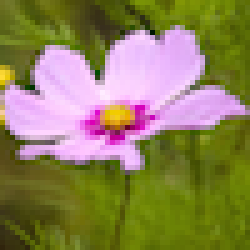
#> input picture flower.png, 50 x 50 px, found by its file name (shown 5 times larger); the run also reads 1 picture not shown here
$ jupyter execute 3.ipynb
#> lines starting #> are read from the running program, lines starting #| are printed output that depends on the picture; pictures that were not available may be replaced by others from this repository, and a replacement may not be noted
[cell 1]
import cvxpy as cp
import numpy as np
import cv2
import matplotlib.pyplot as plt

def load_images(original_image_path, grayscale_image_path, known_colors_image_path):
    """Load the original, grayscale, and known colors images."""
#> called with original_image_path = 'flower.png', grayscale_image_path = 'grayscale_image.png', known_colors_image_path = 'known_colors_image_750.png'
    original_image = cv2.imread(original_image_path) / 255.0  # Normalize to [0, 1]
    gray_image = cv2.imread(grayscale_image_path, cv2.IMREAD_GRAYSCALE) / 255.0  # Normalize to [0, 1]
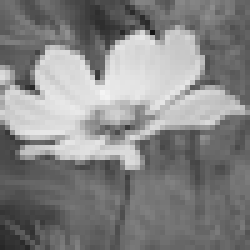
#> gray_image: shape (50, 50) float64 (shown 5 times larger); min 0.0824, max 0.957, mean 0.52
    known_colors_image = cv2.imread(known_colors_image_path) / 255.0  # Normalize to [0, 1]
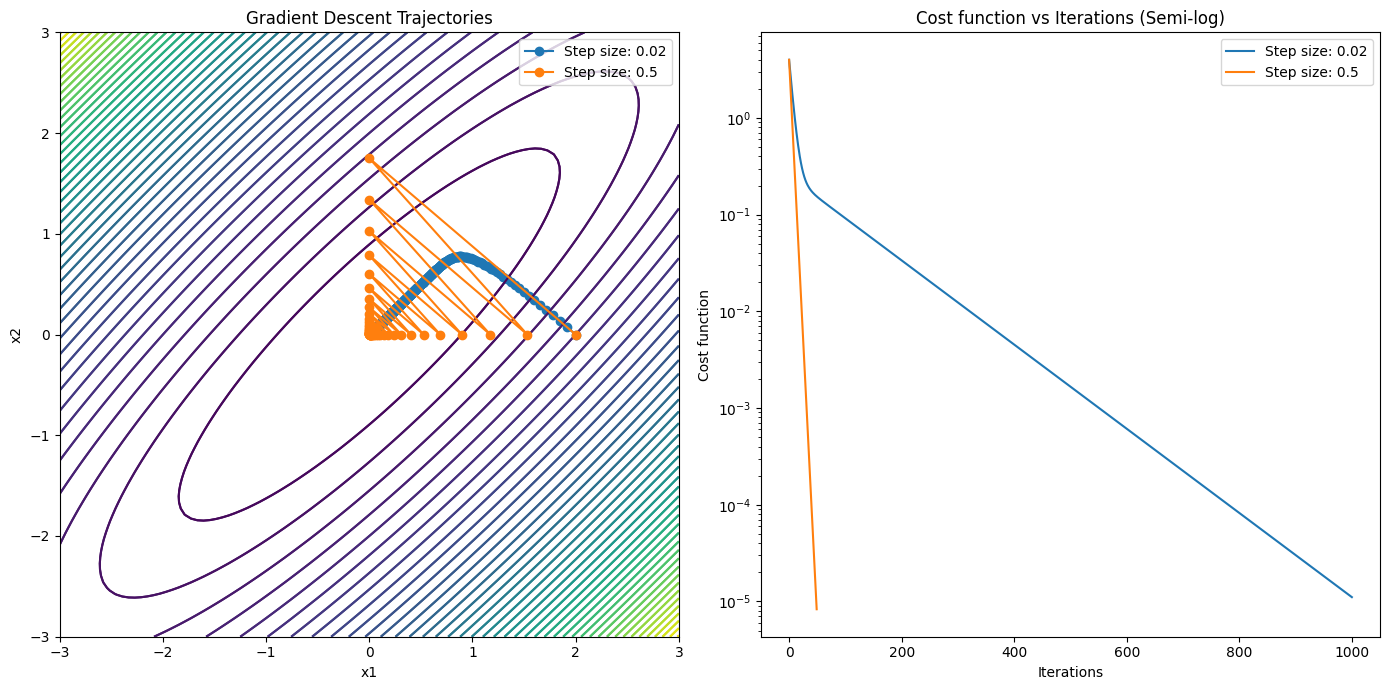
#> input picture 1. Analysis of Optimization Algorithms for Unconstrained Quadratic Cost Functions: Gradient Descent and Line Search Methods/1.png, 1389 x 690 px, given in place of known_colors_image_750.png, which was not available
    return original_image, gray_image, known_colors_image

def solve_optimization(gray_image, known_colors_image, lambda_known=10):
    """Solve the optimization problem to restore the color image."""
#> called with lambda_known = 10
    # Image dimensions
    m, n = gray_image.shape
#> m = 50; n = 50

    # Extract the known R, G, B channels from the known color image
    R_known = known_colors_image[:, :, 0]
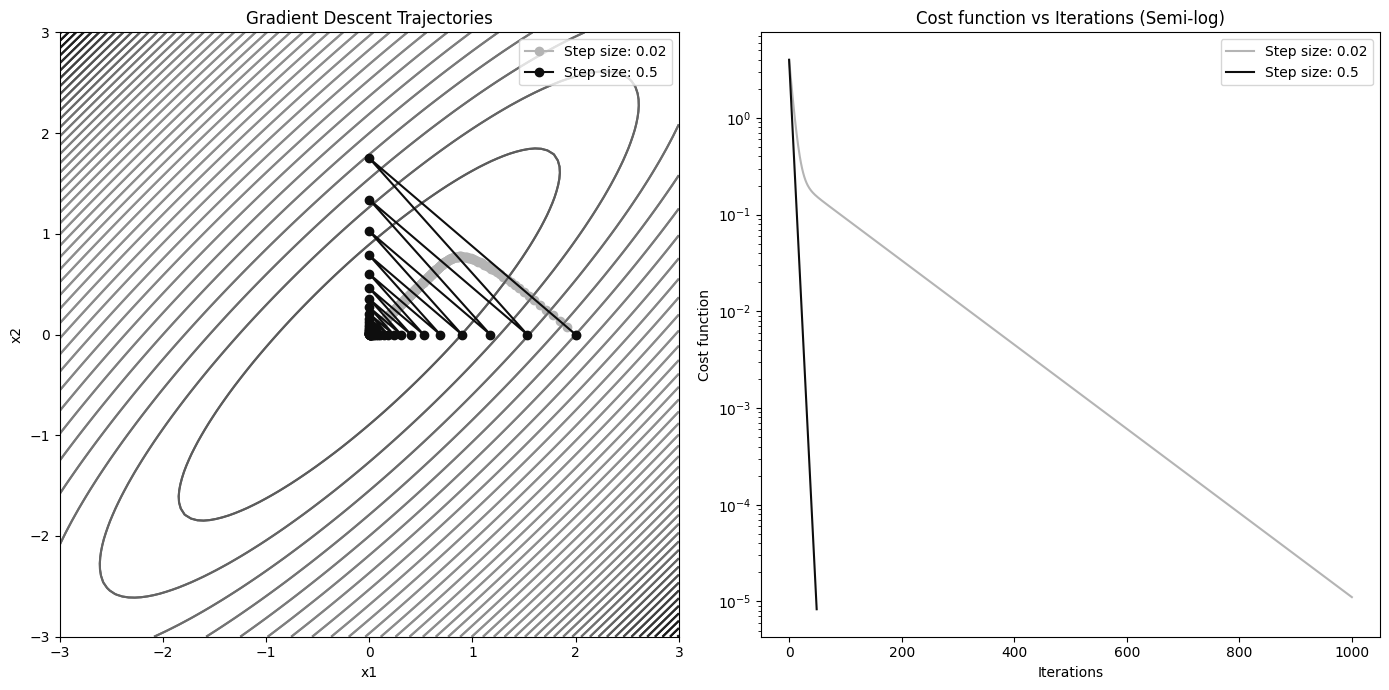
#> R_known: shape (690, 1389) float64; min 0, max 1, mean 0.95
    G_known = known_colors_image[:, :, 1]
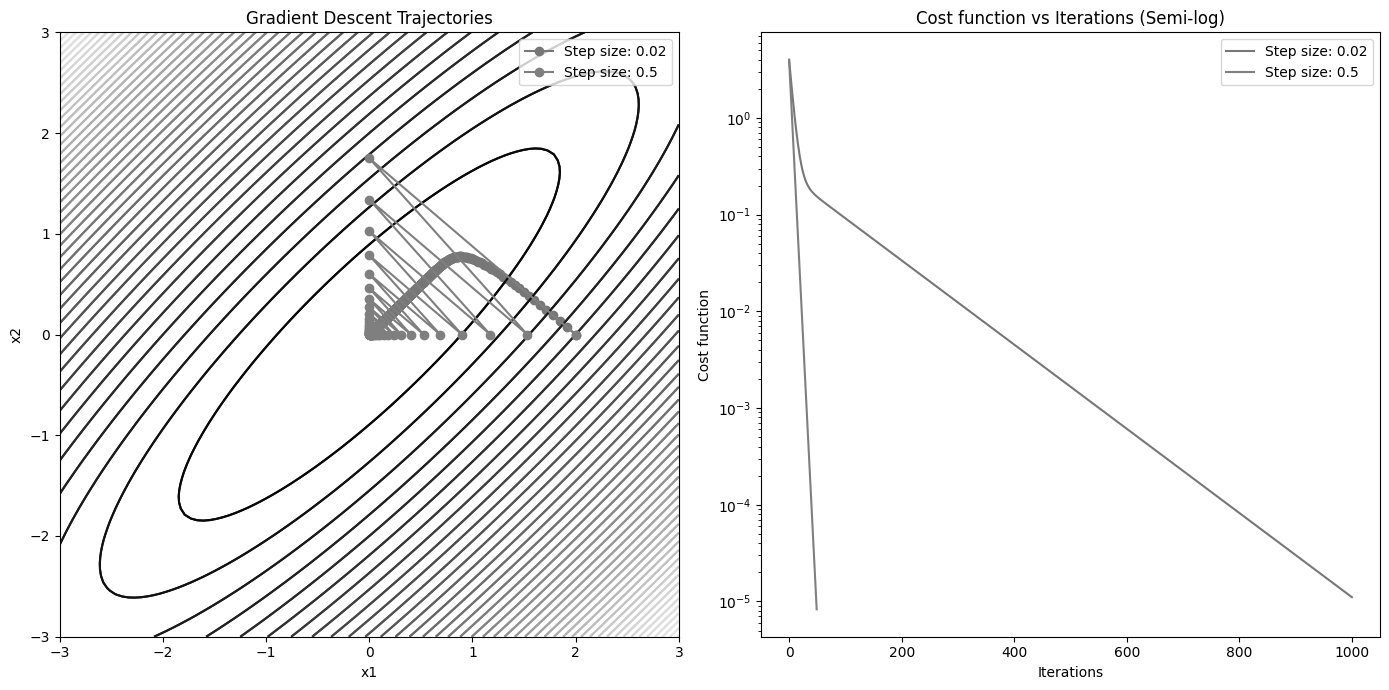
#> G_known: shape (690, 1389) float64; min 0, max 1, mean 0.944
    B_known = known_colors_image[:, :, 2]
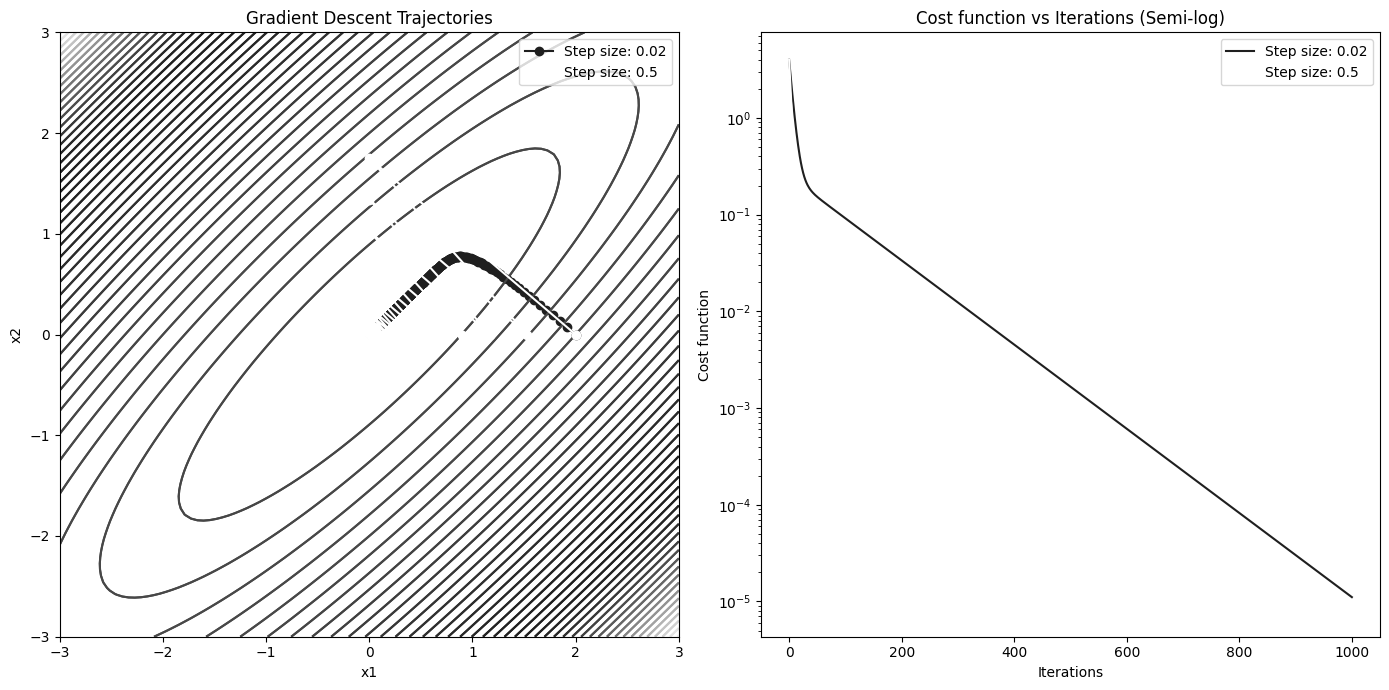
#> B_known: shape (690, 1389) float64; min 0, max 1, mean 0.939

    # Create variables for R, G, B channels to be optimized
    R = cp.Variable((m, n))
    G = cp.Variable((m, n))
    B = cp.Variable((m, n))

    # Define the grayscale constraint (use a tolerance to avoid strict equality)
    epsilon = 1e-3
    grayscale_constraint = [cp.abs(gray_image - (0.299 * R + 0.587 * G + 0.114 * B)) <= epsilon]

    # Relax the known color constraints using penalties
    color_loss = lambda_known * (
        cp.sum_squares(cp.multiply(known_colors_image[:, :, 0] > 0, R - R_known)) +
        cp.sum_squares(cp.multiply(known_colors_image[:, :, 1] > 0, G - G_known)) +
        cp.sum_squares(cp.multiply(known_colors_image[:, :, 2] > 0, B - B_known))
    )

    # Ensure pixel values are within [0, 1]
    value_constraints = [R >= 0, R <= 1, G >= 0, G <= 1, B >= 0, B <= 1]

    # Define the total variation minimization objective
    objective = cp.Minimize(
        cp.tv(R) + cp.tv(G) + cp.tv(B) + color_loss
    )

    # Combine all constraints
    constraints = grayscale_constraint + value_constraints

    # Solve the optimization problem
    prob = cp.Problem(objective, constraints)
    prob.solve()

    if prob.status not in ["infeasible", "unbounded"]:
        # Get the resulting color channels
        R_result = R.value
        G_result = G.value
        B_result = B.value

        # Stack the channels back into a color image
        restored_image = np.stack([R_result, G_result, B_result], axis=-1)
        return restored_image, prob.value
    else:
        print(f"Problem status: {prob.status}")
        return None, None

def save_and_plot_images(original_image, restored_image, output_filename):
    """Save and plot the original and restored images side by side."""
    if restored_image is not None:
        # Scale the image to [0, 255] and convert to uint8
        restored_image_uint8 = (restored_image * 255.0).astype(np.uint8)
        cv2.imwrite(output_filename, restored_image * 255.0)

        # Convert images to RGB format for plotting (OpenCV uses BGR by default)
        original_image_uint8 = (original_image * 255.0).astype(np.uint8)
        original_image_rgb = cv2.cvtColor(original_image_uint8, cv2.COLOR_BGR2RGB)
        restored_image_rgb = cv2.cvtColor(restored_image_uint8, cv2.COLOR_BGR2RGB)

        # Plot the original and restored images side by side
        plt.figure(figsize=(10, 5))

        # Original image
        plt.subplot(1, 2, 1)
        plt.imshow(original_image_rgb)
        plt.title('Original Image')
        plt.axis('off')

        # Restored image
        plt.subplot(1, 2, 2)
        plt.imshow(restored_image_rgb)
        plt.title('Restored Image')
        plt.axis('off')

        plt.show()

def run_optimization_for_multiple_images(original_image_path, grayscale_image_path, known_colors_image_paths, output_filenames, lambda_known=10):
    """Run the optimization for multiple known colors images."""
    original_image, gray_image, _ = load_images(original_image_path, grayscale_image_path, known_colors_image_paths[0])

    for known_colors_image_path, output_filename in zip(known_colors_image_paths, output_filenames):
        _, _, known_colors_image = load_images(original_image_path, grayscale_image_path, known_colors_image_path)
        restored_image, cost = solve_optimization(gray_image, known_colors_image, lambda_known)

        if restored_image is not None:
            print(f"Optimization cost for {output_filename}: {cost:.2f}")
            save_and_plot_images(original_image, restored_image, output_filename)
        else:
            print(f"Failed to optimize for {known_colors_image_path}")

if __name__ == "__main__":
    original_image_path = 'flower.png'
    grayscale_image_path = 'grayscale_image.png'
    known_colors_image_paths = [
        'known_colors_image_750.png',
        'known_colors_image_1000.png',
        'known_colors_image_1500.png',
        'known_colors_image_2000.png',
        'known_colors_image_2250.png'
    ]
    output_filenames = [
        'restored_image_750.png',
        'restored_image_1000.png',
        'restored_image_1500.png',
        'restored_image_2000.png',
        'restored_image_2250.png'
    ]

    run_optimization_for_multiple_images(original_image_path, grayscale_image_path, known_colors_image_paths, output_filenames)
#> (the call stopped at in solve_optimization, `R = cp.Variable((m, n))`: cvxpy is not available in this run)
